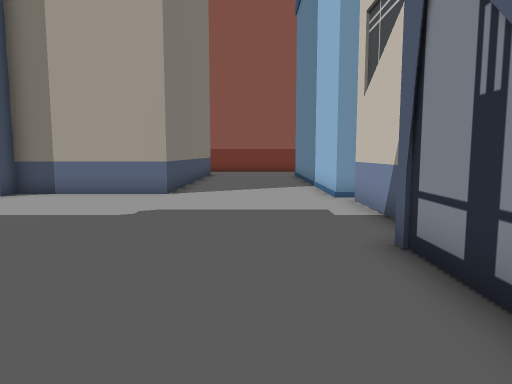
view 1 (above)

16 first-person views from a walk through a 3-D level made in the Unity game engine. The camera is 1.3 m above the floor, tilts 6° down and sees 70° across. The floor is counted in squares, 1 m on a side. Each view is taken from the middle of a square. On the plan, view 1 faces up. The plan holds only what a view shows up to about 15 squares ahead; the rest is blank. The place goes on beyond the plan. The player is left out. Some animated figures are left out. Some surface patterns are stand-ins.

view 2
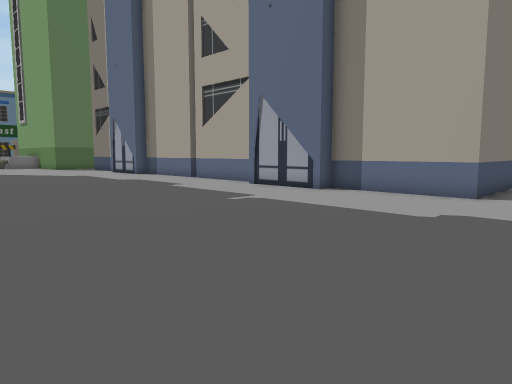

view 3
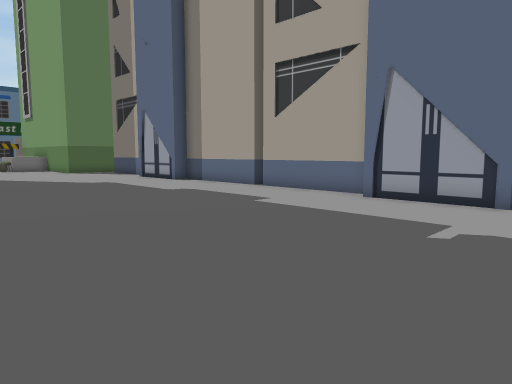

view 4
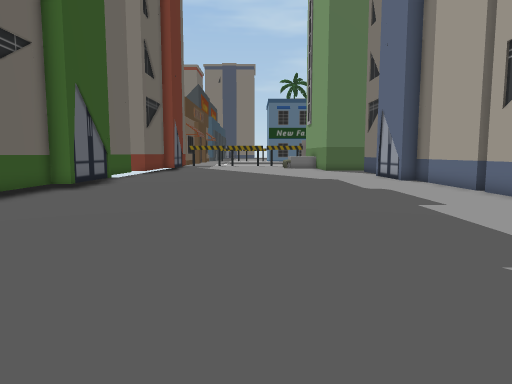

view 5
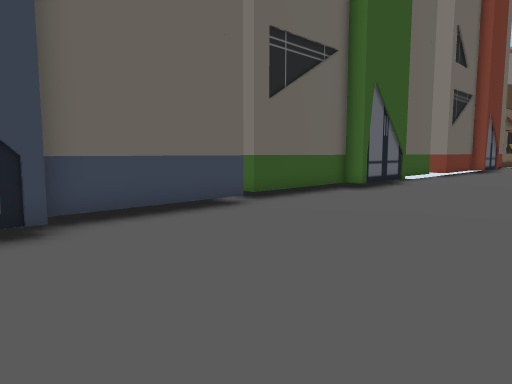

view 6
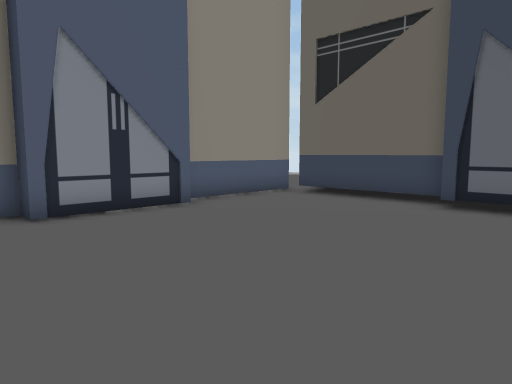

view 7
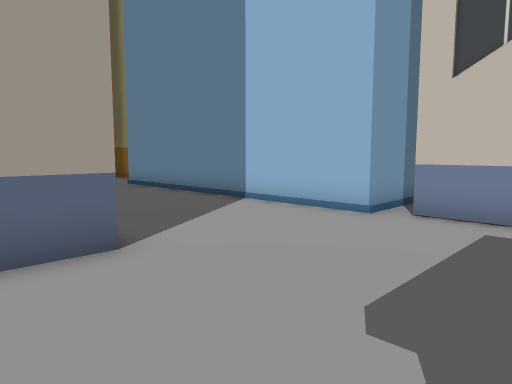

view 8
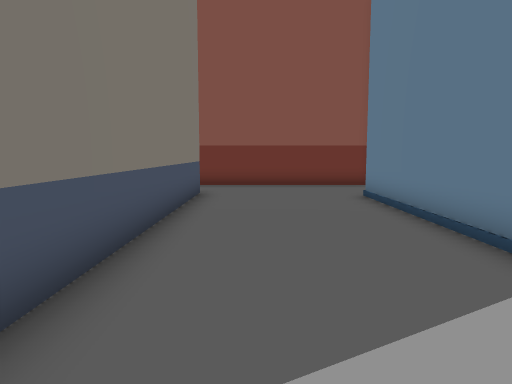

view 9
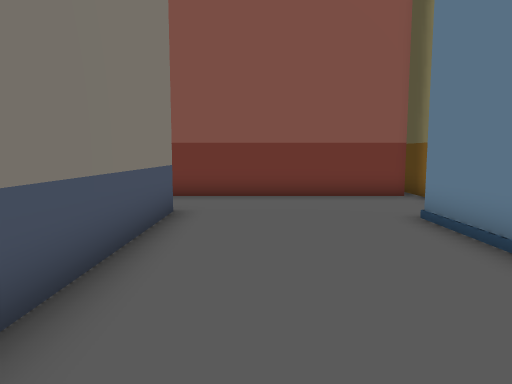

view 10
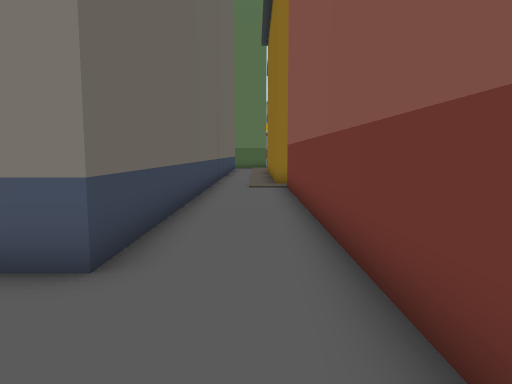

view 11
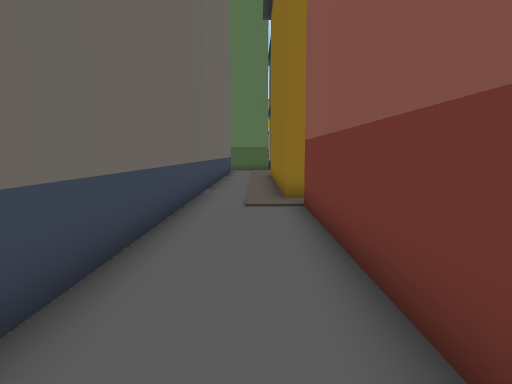

view 12
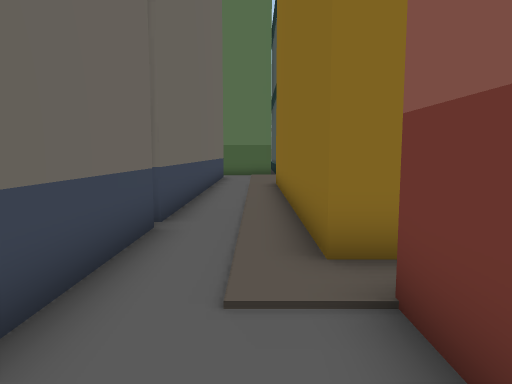

view 13
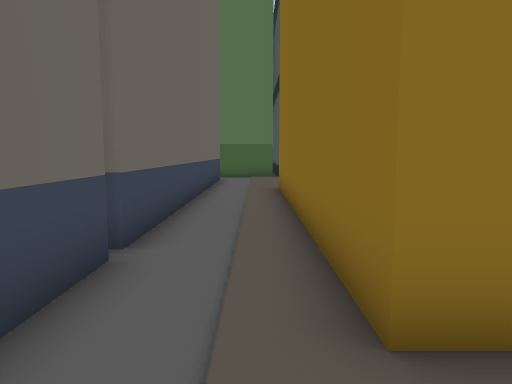

view 14
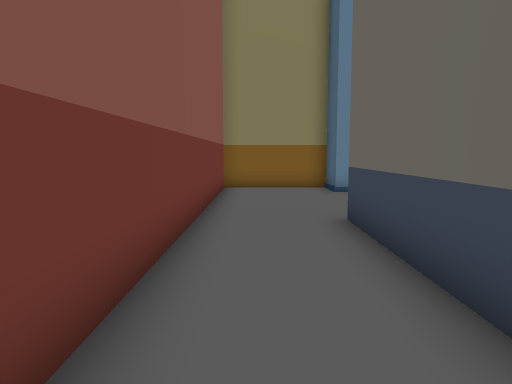

view 15
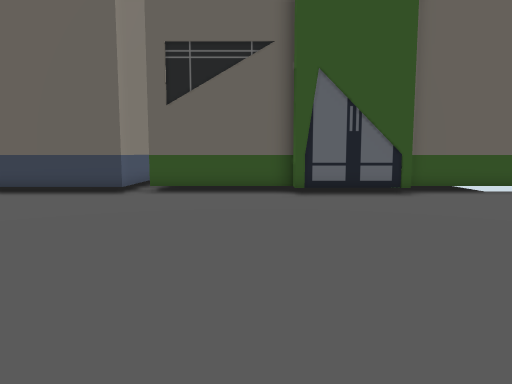

view 16
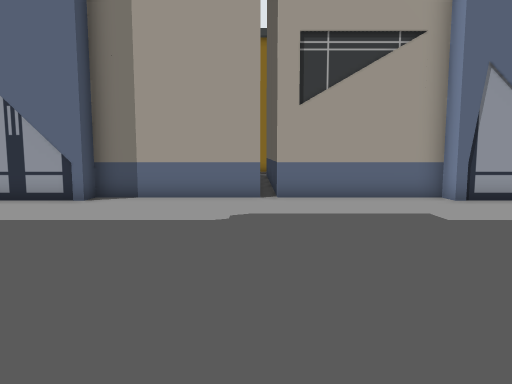

### Floor plan
Key: @ floor where view 1 was taken; # wall or solid block; . floor; B building.
Columns run from 22 left of view 1 to 5 right of it. Each row starts with its distance up from view 1.
 27         #                 B
 26 #########BBBBBBBBBBBBBBBBBB
 25 ..........................B
 24 ..........................B
 23 BBBBBBBBBBBBBBBBBBBB......B
 22                    B.....BB
 21                    B.....B
 20                    B.....B
 19                    B.....B
 18                    B.....B
 17                    B.....B
 16       B            B.....B
 15       B            B.....B
 14       B            B.....B
 13       B            B.....B
 12 BBBBBBBBBBBB  BBBBBB.....B
 11 B..........BBBB..........BBB
 10 .........................B
  9 .........................B
  8 .........................B
  7  ........................B
  6 .........................
  5 ........................BB
  4 ........................B
  3   ......................B
  2  .......................B
  1 .........................B
  0 ......................@..B
 -1 .........................B
 -2 ................B BB.....B
 -3 .BBBBB.....BBBBB   BBBBBBB
 -4 B    BBBBB.B
 -5           .B
 -6           .B

Positions as (right, up) in squares from view 1, and headings:
1: (0, 0), facing up
2: (0, 0), facing up-left
3: (-6, 1), facing up-left
4: (-4, 4), facing left
5: (-5, 4), facing down-left
6: (-6, 7), facing down-right
7: (-5, 7), facing up-right
8: (-1, 11), facing up
9: (-1, 15), facing up
10: (1, 25), facing left
11: (-4, 25), facing left
12: (-10, 25), facing left
13: (-12, 25), facing left
14: (-10, 25), facing right
15: (-16, 9), facing down
16: (-17, 1), facing up
